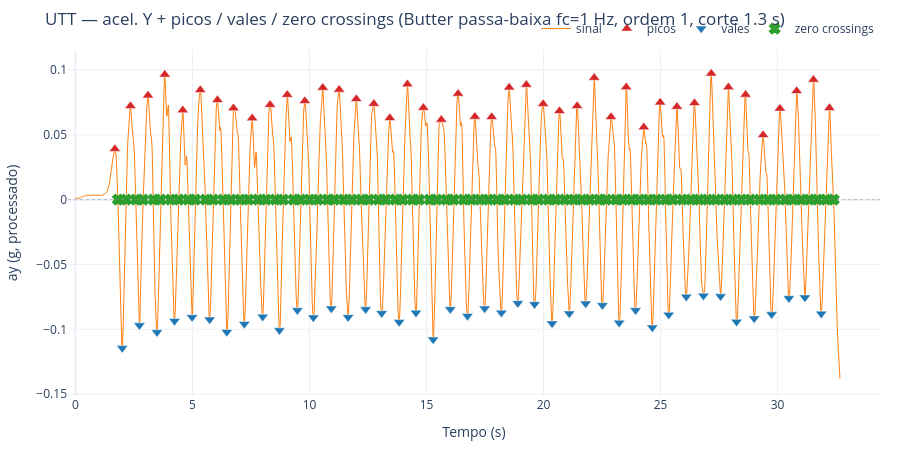

Notebook cell for this chart:
### Code cell
# Gráfico: sinal + picos + vales + zero crossings (executar a célula anterior antes)
import plotly.graph_objects as go

fig = go.Figure()
fig.add_trace(
    go.Scatter(
        x=t_plot,
        y=ay_plot,
        mode="lines",
        name="sinal",
        line=dict(color="#ff7f0e", width=1),
    )
)
fig.add_trace(
    go.Scatter(
        x=t_plot[pk_i],
        y=ay_plot[pk_i],
        mode="markers",
        name="picos",
        marker=dict(symbol="triangle-up", size=10, color="#d62728", line=dict(width=0.5, color="white")),
    )
)
fig.add_trace(
    go.Scatter(
        x=t_plot[vl_i],
        y=ay_plot[vl_i],
        mode="markers",
        name="vales",
        marker=dict(symbol="triangle-down", size=10, color="#1f77b4", line=dict(width=0.5, color="white")),
    )
)
fig.add_trace(
    go.Scatter(
        x=t_zc,
        y=[0.0] * len(t_zc),
        mode="markers",
        name="zero crossings",
        marker=dict(symbol="x", size=9, color="#2ca02c", line=dict(width=1.5, color="#2ca02c")),
    )
)
fig.add_hline(y=0, line_dash="dot", line_color="gray", line_width=1, opacity=0.5)
fig.update_layout(
    title=(
        f"UTT — acel. Y + picos / vales / zero crossings "
        f"(Butter passa-baixa fc={_FC_HZ:g} Hz, ordem {_ORDER}, corte {_CROP_S:g} s)"
    ),
    xaxis_title="Tempo (s)",
    yaxis_title="ay (g, processado)",
    template="plotly_white",
    hovermode="x unified",
    height=450,
    margin=dict(l=50, r=20, t=50, b=50),
    showlegend=True,
    legend=dict(orientation="h", yanchor="bottom", y=1.02, xanchor="right", x=1),
)
fig.show()

### Figure 1 — Plotly figure (JSON) as saved in the notebook; plotly's stock layout.template omitted (floating-point values rounded to 4 significant figures; data arrays with more than 128 entries replaced by an {"elided": "..."} marker saying what was removed)
{"data": [{"line": {"color": "#ff7f0e", "width": 1}, "mode": "lines", "name": "sinal", "type": "scatter", "x": {"elided": "1961 float values"}, "y": {"elided": "1961 float values"}}, {"marker": {"color": "#d62728", "line": {"color": "white", "width": 0.5}, "size": 10, "symbol": "triangle-up"}, "mode": "markers", "name": "picos", "type": "scatter", "x": [1.683, 2.35, 3.1, 3.817, 4.583, 5.333, 6.067, 6.75, 7.55, 8.317, 9.05, 9.8, 10.57, 11.27, 12.0, 12.75, 13.43, 14.18, 14.87, 15.63, 16.35, 17.07, 17.78, 18.53, 19.27, 19.98, 20.68, 21.43, 22.17, 22.88, 23.53, 24.28, 24.98, 25.7, 26.45, 27.17, 27.9, 28.63, 29.38, 30.1, 30.82, 31.53, 32.22], "y": [0.0391, 0.07226, 0.08038, 0.09645, 0.06899, 0.08457, 0.07683, 0.07057, 0.06283, 0.07314, 0.08087, 0.07608, 0.08629, 0.08485, 0.07762, 0.0739, 0.06295, 0.08898, 0.07085, 0.06172, 0.08169, 0.06399, 0.06373, 0.08654, 0.0886, 0.07384, 0.06837, 0.07228, 0.09396, 0.06377, 0.08674, 0.05586, 0.07497, 0.07166, 0.07445, 0.09725, 0.08671, 0.081, 0.04981, 0.07026, 0.08378, 0.09255, 0.07062]}, {"marker": {"color": "#1f77b4", "line": {"color": "white", "width": 0.5}, "size": 10, "symbol": "triangle-down"}, "mode": "markers", "name": "vales", "type": "scatter", "x": [2.0, 2.733, 3.483, 4.233, 4.983, 5.733, 6.467, 7.217, 8, 8.717, 9.483, 10.17, 10.93, 11.65, 12.4, 13.08, 13.83, 14.55, 15.28, 16.02, 16.75, 17.48, 18.2, 18.9, 19.62, 20.37, 21.1, 21.8, 22.52, 23.23, 23.93, 24.65, 25.35, 26.1, 26.83, 27.57, 28.25, 29, 29.75, 30.48, 31.17, 31.87], "y": [-0.1145, -0.09695, -0.1022, -0.09352, -0.09064, -0.09245, -0.1021, -0.09585, -0.09027, -0.1007, -0.08528, -0.09089, -0.08396, -0.09066, -0.08455, -0.08755, -0.09444, -0.0872, -0.1079, -0.0845, -0.08977, -0.08389, -0.08716, -0.07984, -0.08063, -0.09544, -0.08779, -0.08009, -0.0814, -0.09485, -0.08528, -0.09863, -0.08879, -0.07487, -0.07407, -0.07453, -0.09424, -0.09162, -0.08846, -0.07602, -0.07544, -0.08791]}, {"marker": {"color": "#2ca02c", "line": {"color": "#2ca02c", "width": 1.5}, "size": 9, "symbol": "x"}, "mode": "markers", "name": "zero crossings", "type": "scatter", "x": [1.813, 2.172, 2.574, 2.892, 3.325, 3.649, 4.062, 4.416, 4.81, 5.128, 5.555, 5.892, 6.305, 6.655, 7.038, 7.396, 7.795, 8.151, 8.538, 8.884, 9.309, 9.632, 10.0, 10.37, 10.77, 11.07, 11.46, 11.82, 12.21, 12.54, 12.94, 13.27, 13.66, 13.99, 14.39, 14.69, 15.13, 15.45, 15.84, 16.17, 16.58, 16.92, 17.28, 17.65, 18.01, 18.35, 18.74, 19.08, 19.48, 19.8, 20.2, 20.53, 20.91, 21.29, 21.63, 21.98, 22.36, 22.69, 23.08, 23.4, 23.76, 24.1, 24.47, 24.82, 25.21, 25.53, 25.92, 26.29, 26.65, 27.0, 27.37, 27.73, 28.1, 28.46, 28.84, 29.23, 29.59, 29.94, 30.32, 30.66, 31.01, 31.36, 31.7, 32.07, 32.4], "y": [0, 0, 0, 0, 0, 0, 0, 0, 0, 0, 0, 0, 0, 0, 0, 0, 0, 0, 0, 0, 0, 0, 0, 0, 0, 0, 0, 0, 0, 0, 0, 0, 0, 0, 0, 0, 0, 0, 0, 0, 0, 0, 0, 0, 0, 0, 0, 0, 0, 0, 0, 0, 0, 0, 0, 0, 0, 0, 0, 0, 0, 0, 0, 0, 0, 0, 0, 0, 0, 0, 0, 0, 0, 0, 0, 0, 0, 0, 0, 0, 0, 0, 0, 0, 0]}], "layout": {"height": 450, "hovermode": "x unified", "legend": {"orientation": "h", "x": 1, "xanchor": "right", "y": 1.02, "yanchor": "bottom"}, "margin": {"b": 50, "l": 50, "r": 20, "t": 50}, "shapes": [{"line": {"color": "gray", "dash": "dot", "width": 1}, "opacity": 0.5, "type": "line", "x0": 0, "x1": 1, "xref": "x domain", "y0": 0, "y1": 0, "yref": "y"}], "showlegend": true, "title": {"text": "UTT — acel. Y + picos / vales / zero crossings (Butter passa-baixa fc=1 Hz, ordem 1, corte 1.3 s)"}, "xaxis": {"title": {"text": "Tempo (s)"}}, "yaxis": {"title": {"text": "ay (g, processado)"}}}}
